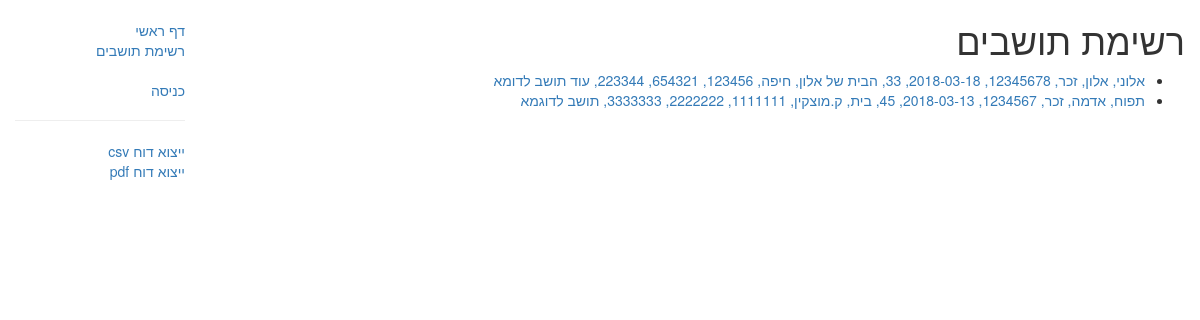
/catalog/persons/, run on the app's committed database.
### catalog/models.py (models this page shows, shortened)
class Person(models.Model):
    GENDER = (
        ('m', 'זכר'),
        ('f', 'נקבה'),
    )
    id_num = models.CharField('תעודת זהות', max_length=10, help_text='כולל ספרת ביקורת')
    first_name = models.CharField('שם פרטי', max_length=100)
    last_name = models.CharField('שם משפחה', max_length=100)
    gender= models.CharField('מין', max_length=1, choices=GENDER, blank=True, default='d', help_text='זכר/נקבה')
    date_of_birth = models.DateField('תאריך לידה', null=True, blank=True, help_text='yyyy-mm-dd')
    age = models.CharField('גיל', max_length=3, help_text='[שנים]')
    address = models.CharField('כתובת', max_length=100, help_text='רחוב, מספר בית, כניסה')
    city = models.CharField('עיר', max_length=20, help_text='לדוגמא: ק.מוצקין')
    phone1 = models.CharField('טלפון1', max_length=100, help_text='טלפון ראשי, כולל קידומת')
    phone2 = models.CharField('טלפון2', max_length=100, help_text='טלפון משני, כולל קידומת')
    phone3 = models.CharField('טלפון3', max_length=100, help_text='טלפון נוסף, כולל קידומת')
    notes = models.TextField('הערות כלליות', max_length=1000, help_text="טקסט חופשי")
    class Meta:
        ordering = ["last_name","first_name"]
    def get_absolute_url(self):
        return reverse('person-detail', args=[str(self.id)])
    def get_gender(self):
        if self.gender == self.GENDER[0][0]:
            return self.GENDER[0][1]
        else:
            return self.GENDER[1][1]
    def __str__(self):
        return '{0}, {1}, {2}, {3}, {4}, {5}, {6}, {7}, {8}, {9}, {10}, {11}'.format(
            self.last_name,
            self.first_name,
            self.get_gender(),
            self.id_num,
            self.date_of_birth,
            self.age,
            self.address,
            self.city,
            self.phone1,
            self.phone2,
            self.phone3,
            self.notes)

### catalog/views.py (the view)
# urls.py: path('persons/', views.PersonListView.as_view(), name='persons'),
class PersonListView(generic.ListView):
    model = Person
    paginate_by = 10

### catalog/templates/catalog/person_list.html
{% extends "base_generic.html" %}
{% block content %}
<h1>רשימת תושבים</h1>
{% if person_list %}
  <ul>
  {% for person in person_list %}
    <li>
      <a href="{{ person.get_absolute_url }}">
      {{ person }}
      </a>
    </li>
  {% endfor %}
 </ul>
{% else %}
  <p>לא נמצאו תושבים רשומים במערכת</p>
{% endif %}
{% endblock %}

### data on the page
Person: last_name+first_name+gender "אלוני, אלון, זכר, 12345678, 2018-03-18, 33, הבית של אלון, חיפה, 123456, 654321, 223344, עוד תושב לדומא"
Person: last_name+first_name+gender "תפוח, אדמה, זכר, 1234567, 2018-03-13, 45, בית, ק.מוצקין, 1111111, 2222222, 3333333, תושב לדוגמא"
